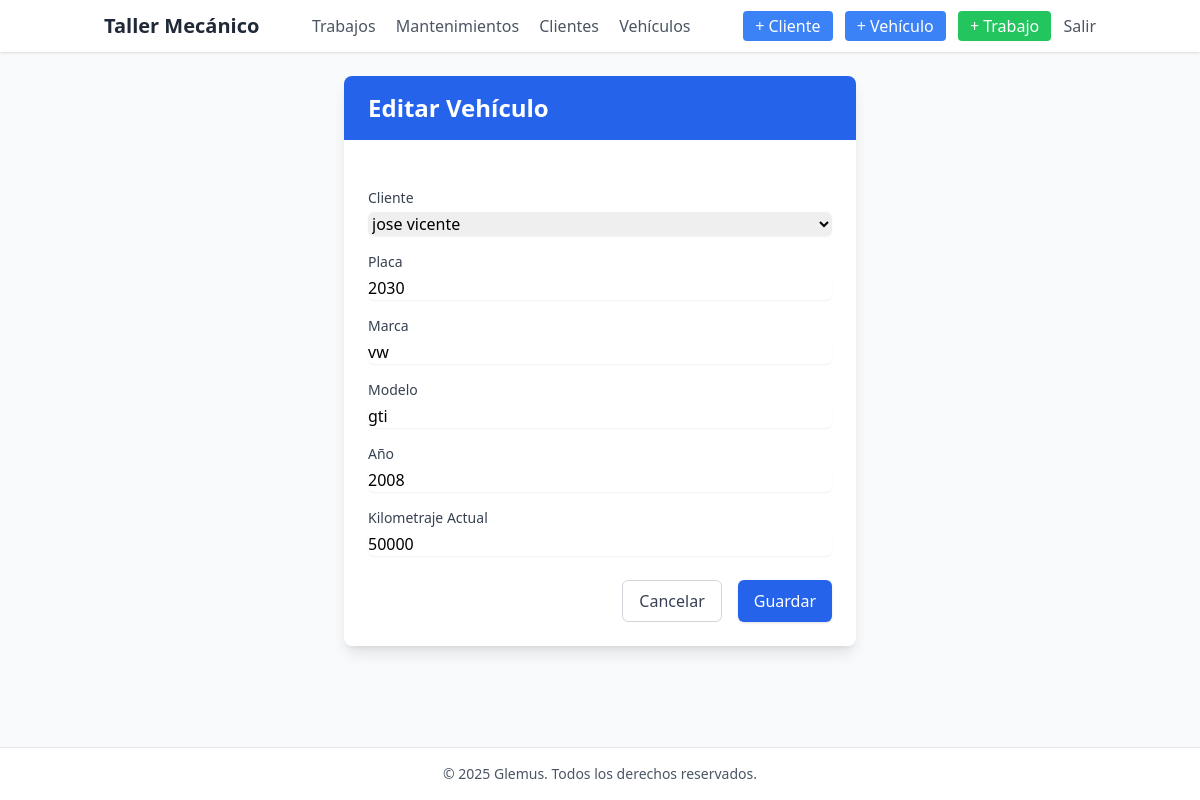
The page /vehiculos/3/editar/ (signed in) on the database its author committed.
### core/models.py (models this page shows, shortened)
class Vehiculo(models.Model):
    cliente = models.ForeignKey(Cliente, on_delete=models.CASCADE)
    placa = models.CharField(max_length=20)
    marca = models.CharField(max_length=50)
    modelo = models.CharField(max_length=50)
    anio = models.PositiveSmallIntegerField(verbose_name="Año")
    kilometraje_actual = models.PositiveIntegerField(default=0)

### core/views.py (the view)
# urls.py: path('vehiculos/<int:pk>/editar/', views.VehiculoUpdate.as_view(), name='vehiculo_edit'),
class VehiculoUpdate(LoginRequiredMixin, UpdateView):
    model = Vehiculo
    form_class = VehiculoForm
    template_name = 'core/vehiculo_form.html'
    success_url = reverse_lazy('lista_trabajos')
    success_message = "Vehículo «%(placa)s» actualizado correctamente."

### core/forms.py
class VehiculoForm(forms.ModelForm):
    class Meta:
        model = Vehiculo
        fields = ['cliente', 'placa', 'marca', 'modelo', 'anio', 'kilometraje_actual']

### core/context_processors.py (called while the page is built)
def current_year(request):
    return {
        'year': datetime.now().year
    }

### core/models.py (called while the page is built)
    def __str__(self):
        return self.nombre

### core/templates/core/vehiculo_form.html (shortened to what this page needs)
{% extends "core/base.html" %}
{% load static %}
{% load widget_tweaks %}
{% block content %}
<div class="max-w-lg mx-auto bg-white shadow-lg rounded-lg overflow-hidden">
  <div class="bg-blue-600 px-6 py-4">
    <h1 class="text-2xl font-bold text-white">
      {{ form.instance.pk|yesno:"Editar Vehículo,Nuevo Vehículo" }}
    </h1>
  </div>
  <form method="post" class="px-6 py-6 space-y-6">
    <div class="grid grid-cols-1 gap-4">
      <div>
        <label for="id_cliente" class="block text-sm font-medium text-gray-700">Cliente</label>
        {{ form.cliente|add_class:"mt-1 block w-full border-gray-300 rounded-md shadow-sm focus:ring-blue-500 focus:border-blue-500" }}
      </div>
      <div>
        <label for="id_placa" class="block text-sm font-medium text-gray-700">Placa</label>
        {{ form.placa|add_class:"mt-1 block w-full border-gray-300 rounded-md shadow-sm focus:ring-blue-500 focus:border-blue-500" }}
      </div>
      <div>
        <label for="id_marca" class="block text-sm font-medium text-gray-700">Marca</label>
        {{ form.marca|add_class:"mt-1 block w-full border-gray-300 rounded-md shadow-sm focus:ring-blue-500 focus:border-blue-500" }}
      </div>
      <div>
        <label for="id_modelo" class="block text-sm font-medium text-gray-700">Modelo</label>
        {{ form.modelo|add_class:"mt-1 block w-full border-gray-300 rounded-md shadow-sm focus:ring-blue-500 focus:border-blue-500" }}
      </div>
      <div>
        <label for="id_anio" class="block text-sm font-medium text-gray-700">Año</label>
        {{ form.anio|add_class:"mt-1 block w-full border-gray-300 rounded-md shadow-sm focus:ring-blue-500 focus:border-blue-500" }}
      </div>
      <div>
        <label for="id_kilometraje_actual" class="block text-sm font-medium text-gray-700">Kilometraje Actual</label>
        {{ form.kilometraje_actual|add_class:"mt-1 block w-full border-gray-300 rounded-md shadow-sm focus:ring-blue-500 focus:border-blue-500" }}
      </div>
    </div>
    <div class="flex justify-end space-x-4 mt-4">
      <a href="{% url 'vehiculo_list' %}" class="px-4 py-2 border border-gray-300 rounded-md text-gray-700 hover:bg-gray-50 transition">
        Cancelar
      </a>
      <button type="submit" class="px-4 py-2 bg-blue-600 text-white rounded-md shadow hover:bg-blue-700 transition">
        Guardar
      </button>
    </div>
  </form>
</div>
{% endblock %}

### rows shown on the page
Vehiculo: instance.pk "Editar Vehículo", cliente "jose vicente", placa "2030", marca "vw", modelo "gti", anio "2008", kilometraje_actual "50000"
